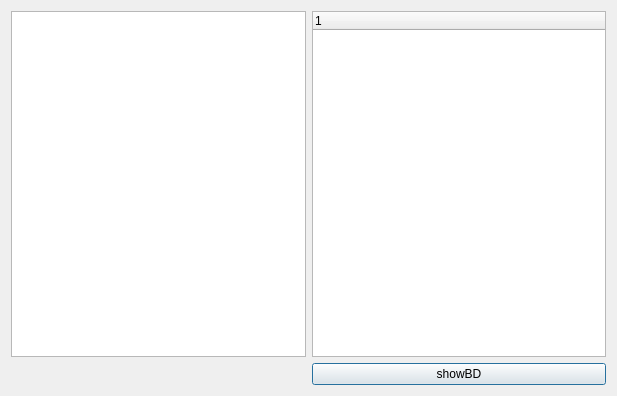
<?xml version="1.0" encoding="UTF-8"?>
<ui version="4.0">
 <class>BDWindow</class>
 <widget class="QDialog" name="BDWindow">
  <property name="geometry">
   <rect>
    <x>0</x>
    <y>0</y>
    <width>617</width>
    <height>396</height>
   </rect>
  </property>
  <property name="windowTitle">
   <string>Dialog</string>
  </property>
  <layout class="QGridLayout" name="gridLayout">
   <item row="0" column="0">
    <widget class="QListWidget" name="chrNameListWidget"/>
   </item>
   <item row="0" column="1">
    <widget class="QTreeWidget" name="bdTreeWidget">
     <column>
      <property name="text">
       <string notr="true">1</string>
      </property>
     </column>
    </widget>
   </item>
   <item row="1" column="1">
    <widget class="QPushButton" name="showBDButton">
     <property name="text">
      <string>showBD</string>
     </property>
    </widget>
   </item>
  </layout>
 </widget>
 <resources/>
 <connections/>
</ui>
